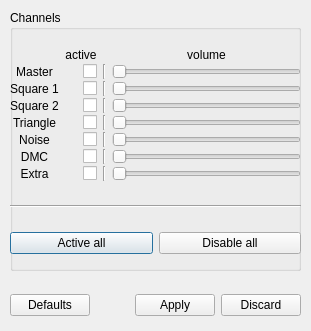
<?xml version="1.0" encoding="UTF-8"?>
<ui version="4.0">
 <class>APU_channels</class>
 <widget class="QDialog" name="APU_channels">
  <property name="geometry">
   <rect>
    <x>0</x>
    <y>0</y>
    <width>311</width>
    <height>331</height>
   </rect>
  </property>
  <property name="sizePolicy">
   <sizepolicy hsizetype="Preferred" vsizetype="Preferred">
    <horstretch>0</horstretch>
    <verstretch>0</verstretch>
   </sizepolicy>
  </property>
  <property name="windowTitle">
   <string>APU Channels</string>
  </property>
  <widget class="QGroupBox" name="groupBox">
   <property name="geometry">
    <rect>
     <x>10</x>
     <y>10</y>
     <width>291</width>
     <height>261</height>
    </rect>
   </property>
   <property name="title">
    <string>Channels</string>
   </property>
   <property name="flat">
    <bool>true</bool>
   </property>
   <widget class="QWidget" name="verticalLayoutWidget">
    <property name="geometry">
     <rect>
      <x>0</x>
      <y>20</y>
      <width>291</width>
      <height>242</height>
     </rect>
    </property>
    <layout class="QVBoxLayout" name="verticalLayout">
     <item>
      <layout class="QGridLayout" name="gridLayout">
       <property name="verticalSpacing">
        <number>2</number>
       </property>
       <item row="6" column="3">
        <widget class="QSlider" name="horizontalSlider_DMC">
         <property name="orientation">
          <enum>Qt::Horizontal</enum>
         </property>
        </widget>
       </item>
       <item row="7" column="1">
        <widget class="QCheckBox" name="checkBox_Extra">
         <property name="layoutDirection">
          <enum>Qt::RightToLeft</enum>
         </property>
         <property name="text">
          <string notr="true"/>
         </property>
        </widget>
       </item>
       <item row="5" column="1">
        <widget class="QCheckBox" name="checkBox_Noise">
         <property name="layoutDirection">
          <enum>Qt::RightToLeft</enum>
         </property>
         <property name="text">
          <string notr="true"/>
         </property>
        </widget>
       </item>
       <item row="2" column="0">
        <widget class="QLabel" name="label_Square1">
         <property name="text">
          <string>Square 1</string>
         </property>
         <property name="alignment">
          <set>Qt::AlignCenter</set>
         </property>
        </widget>
       </item>
       <item row="4" column="1">
        <widget class="QCheckBox" name="checkBox_Triangle">
         <property name="layoutDirection">
          <enum>Qt::RightToLeft</enum>
         </property>
         <property name="text">
          <string notr="true"/>
         </property>
        </widget>
       </item>
       <item row="6" column="0">
        <widget class="QLabel" name="label_DMC">
         <property name="text">
          <string>DMC</string>
         </property>
         <property name="alignment">
          <set>Qt::AlignCenter</set>
         </property>
        </widget>
       </item>
       <item row="1" column="1">
        <widget class="QCheckBox" name="checkBox_Master">
         <property name="layoutDirection">
          <enum>Qt::RightToLeft</enum>
         </property>
         <property name="text">
          <string notr="true"/>
         </property>
        </widget>
       </item>
       <item row="1" column="2">
        <widget class="Line" name="line_Master">
         <property name="frameShadow">
          <enum>QFrame::Sunken</enum>
         </property>
         <property name="orientation">
          <enum>Qt::Vertical</enum>
         </property>
        </widget>
       </item>
       <item row="7" column="2">
        <widget class="Line" name="line_Extra">
         <property name="orientation">
          <enum>Qt::Vertical</enum>
         </property>
        </widget>
       </item>
       <item row="5" column="0">
        <widget class="QLabel" name="label_Noise">
         <property name="text">
          <string>Noise</string>
         </property>
         <property name="alignment">
          <set>Qt::AlignCenter</set>
         </property>
        </widget>
       </item>
       <item row="5" column="2">
        <widget class="Line" name="line_Noise">
         <property name="orientation">
          <enum>Qt::Vertical</enum>
         </property>
        </widget>
       </item>
       <item row="1" column="3">
        <widget class="QSlider" name="horizontalSlider_Master">
         <property name="orientation">
          <enum>Qt::Horizontal</enum>
         </property>
        </widget>
       </item>
       <item row="3" column="0">
        <widget class="QLabel" name="label_Square2">
         <property name="text">
          <string>Square 2</string>
         </property>
         <property name="alignment">
          <set>Qt::AlignCenter</set>
         </property>
        </widget>
       </item>
       <item row="7" column="0">
        <widget class="QLabel" name="label_Extra">
         <property name="text">
          <string>Extra</string>
         </property>
         <property name="alignment">
          <set>Qt::AlignCenter</set>
         </property>
        </widget>
       </item>
       <item row="1" column="0">
        <widget class="QLabel" name="label_Master">
         <property name="text">
          <string>Master</string>
         </property>
         <property name="alignment">
          <set>Qt::AlignCenter</set>
         </property>
        </widget>
       </item>
       <item row="4" column="0">
        <widget class="QLabel" name="label_Triangle">
         <property name="text">
          <string>Triangle</string>
         </property>
         <property name="alignment">
          <set>Qt::AlignCenter</set>
         </property>
        </widget>
       </item>
       <item row="2" column="2">
        <widget class="Line" name="line_Square1">
         <property name="orientation">
          <enum>Qt::Vertical</enum>
         </property>
        </widget>
       </item>
       <item row="2" column="3">
        <widget class="QSlider" name="horizontalSlider_Square1">
         <property name="orientation">
          <enum>Qt::Horizontal</enum>
         </property>
        </widget>
       </item>
       <item row="2" column="1">
        <widget class="QCheckBox" name="checkBox_Square1">
         <property name="layoutDirection">
          <enum>Qt::RightToLeft</enum>
         </property>
         <property name="text">
          <string notr="true"/>
         </property>
        </widget>
       </item>
       <item row="5" column="3">
        <widget class="QSlider" name="horizontalSlider_Noise">
         <property name="orientation">
          <enum>Qt::Horizontal</enum>
         </property>
        </widget>
       </item>
       <item row="3" column="2">
        <widget class="Line" name="line_Square2">
         <property name="orientation">
          <enum>Qt::Vertical</enum>
         </property>
        </widget>
       </item>
       <item row="7" column="3">
        <widget class="QSlider" name="horizontalSlider_Extra">
         <property name="orientation">
          <enum>Qt::Horizontal</enum>
         </property>
        </widget>
       </item>
       <item row="6" column="1">
        <widget class="QCheckBox" name="checkBox_DMC">
         <property name="layoutDirection">
          <enum>Qt::RightToLeft</enum>
         </property>
         <property name="text">
          <string notr="true"/>
         </property>
        </widget>
       </item>
       <item row="4" column="3">
        <widget class="QSlider" name="horizontalSlider_Triangle">
         <property name="orientation">
          <enum>Qt::Horizontal</enum>
         </property>
        </widget>
       </item>
       <item row="4" column="2">
        <widget class="Line" name="line_Triangle">
         <property name="orientation">
          <enum>Qt::Vertical</enum>
         </property>
        </widget>
       </item>
       <item row="6" column="2">
        <widget class="Line" name="line_DMC">
         <property name="orientation">
          <enum>Qt::Vertical</enum>
         </property>
        </widget>
       </item>
       <item row="3" column="1">
        <widget class="QCheckBox" name="checkBox_Square2">
         <property name="layoutDirection">
          <enum>Qt::RightToLeft</enum>
         </property>
         <property name="text">
          <string notr="true"/>
         </property>
        </widget>
       </item>
       <item row="3" column="3">
        <widget class="QSlider" name="horizontalSlider_Square2">
         <property name="orientation">
          <enum>Qt::Horizontal</enum>
         </property>
        </widget>
       </item>
       <item row="0" column="1">
        <widget class="QLabel" name="label">
         <property name="sizePolicy">
          <sizepolicy hsizetype="Preferred" vsizetype="Fixed">
           <horstretch>0</horstretch>
           <verstretch>0</verstretch>
          </sizepolicy>
         </property>
         <property name="text">
          <string>active</string>
         </property>
         <property name="alignment">
          <set>Qt::AlignCenter</set>
         </property>
        </widget>
       </item>
       <item row="0" column="3">
        <widget class="QLabel" name="label_2">
         <property name="sizePolicy">
          <sizepolicy hsizetype="Preferred" vsizetype="Fixed">
           <horstretch>0</horstretch>
           <verstretch>0</verstretch>
          </sizepolicy>
         </property>
         <property name="text">
          <string>volume</string>
         </property>
         <property name="alignment">
          <set>Qt::AlignCenter</set>
         </property>
        </widget>
       </item>
      </layout>
     </item>
     <item>
      <widget class="Line" name="line">
       <property name="orientation">
        <enum>Qt::Horizontal</enum>
       </property>
      </widget>
     </item>
     <item>
      <layout class="QHBoxLayout" name="horizontalLayout">
       <item>
        <widget class="QPushButton" name="pushButton_Active_all">
         <property name="text">
          <string>Active all</string>
         </property>
        </widget>
       </item>
       <item>
        <widget class="QPushButton" name="pushButton_Disable_all">
         <property name="text">
          <string>Disable all</string>
         </property>
        </widget>
       </item>
      </layout>
     </item>
    </layout>
   </widget>
  </widget>
  <widget class="QWidget" name="horizontalLayoutWidget">
   <property name="geometry">
    <rect>
     <x>10</x>
     <y>290</y>
     <width>291</width>
     <height>31</height>
    </rect>
   </property>
   <layout class="QHBoxLayout" name="horizontalLayout_Standard_Button">
    <item>
     <widget class="QPushButton" name="pushButton_Defaults">
      <property name="text">
       <string>Defaults</string>
      </property>
     </widget>
    </item>
    <item>
     <spacer name="horizontalSpacer">
      <property name="orientation">
       <enum>Qt::Horizontal</enum>
      </property>
      <property name="sizeHint" stdset="0">
       <size>
        <width>40</width>
        <height>20</height>
       </size>
      </property>
     </spacer>
    </item>
    <item>
     <widget class="QPushButton" name="pushButton_Apply">
      <property name="text">
       <string>Apply</string>
      </property>
     </widget>
    </item>
    <item>
     <widget class="QPushButton" name="pushButton_Discard">
      <property name="text">
       <string>Discard</string>
      </property>
     </widget>
    </item>
   </layout>
  </widget>
 </widget>
 <tabstops>
  <tabstop>checkBox_Master</tabstop>
  <tabstop>horizontalSlider_Master</tabstop>
  <tabstop>checkBox_Square1</tabstop>
  <tabstop>horizontalSlider_Square1</tabstop>
  <tabstop>checkBox_Square2</tabstop>
  <tabstop>horizontalSlider_Square2</tabstop>
  <tabstop>checkBox_Triangle</tabstop>
  <tabstop>horizontalSlider_Triangle</tabstop>
  <tabstop>checkBox_Noise</tabstop>
  <tabstop>horizontalSlider_Noise</tabstop>
  <tabstop>checkBox_DMC</tabstop>
  <tabstop>horizontalSlider_DMC</tabstop>
  <tabstop>checkBox_Extra</tabstop>
  <tabstop>horizontalSlider_Extra</tabstop>
  <tabstop>pushButton_Active_all</tabstop>
  <tabstop>pushButton_Disable_all</tabstop>
 </tabstops>
 <resources/>
 <connections/>
</ui>
